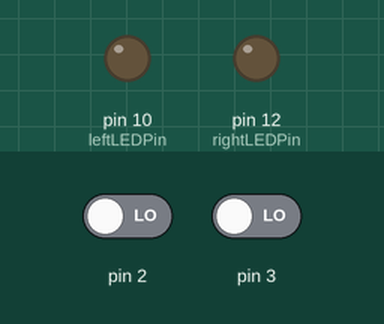
A sketch run on a simulated Arduino Uno, built with avr-gcc and run on an emulated ATmega328P. Shown: output pins drawn as LEDs (lit = HIGH). Dashed ring = blinking. The test bench sets the inputs (shaded band); at power-on: pin 2 LOW, pin 3 LOW.

Above: at 1.2 s.
1.3 s: pin 2 driven HIGH
At 2.1 s:
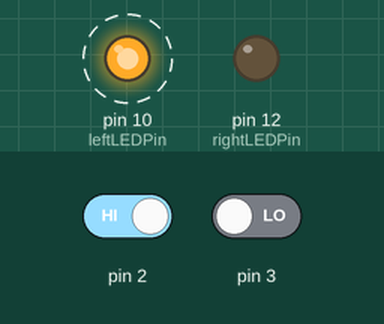
4.3 s: pin 3 driven HIGH
At 4.4 s:
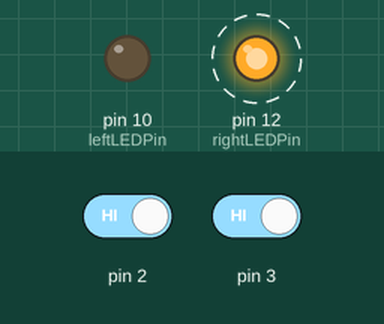
Timing chart, 0 to 7.6 s (numbered marks = the images above; inputs shaded):
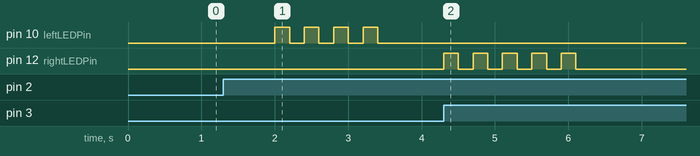

Measured:
- after the input at 1.3 s, pin 10 (leftLEDPin): alternates HIGH for 0.20 s and LOW for 0.20 s, 8 changes in all, then stays LOW, starting after 0.70 s
- after the input at 4.3 s, pin 12 (rightLEDPin): alternates HIGH for 0.20 s and LOW for 0.20 s, 10 changes in all, then stays LOW, starting at once

The sketch:

backpackInterrupt.ino
```cpp
long lastTapRight = millis();
long lastTapLeft = millis();

int rightLEDPin = 12;
int leftLEDPin = 10;

int howLongToBlink = 2000; // 2000 is 2 seconds. How long to keep blinking after piezo is triggered.
int blinkLength = 200;

void setup() {
  pinMode(rightLEDPin, OUTPUT);
  pinMode(leftLEDPin, OUTPUT);
  attachInterrupt(1, right, RISING); //SDA on flora attach right piezo INT1, digital pin 2
  attachInterrupt(0, left, RISING); //SCL on flora attach left piezo. INT0, digital pin 3.
}

void loop() {
  // put your main code here, to run repeatedly:
  if (lastTapRight > lastTapLeft) {
    if (lastTapRight > millis() - howLongToBlink) { //If the left sensor was tapped in the last 2 second (millis() - 2000), blink. Edit '2000' to change the time it blinks.
      blinkRight(); //blink once
      report(); //debug report to serial.
    }
  } else {
    if (lastTapLeft > millis() - howLongToBlink) { //If the right sensor was tapped in the last 2 second (millis() - 2000), blink. Edit '2000' to change the time it blinks.
      blinkLeft();
      report(); //debug report to serial
    }
  }
}

void right() {
  lastTapRight = millis(); //store the current time in a variable to check against. millis() returns milliseconds that have passed since the program started
}

void left() {
  lastTapLeft = millis();
}

void blinkRight() {
  digitalWrite(rightLEDPin, HIGH);
  delay(blinkLength);
  digitalWrite(rightLEDPin, LOW);
  delay(blinkLength);
}

void blinkLeft() {
  digitalWrite(leftLEDPin, HIGH);
  delay(blinkLength);
  digitalWrite(leftLEDPin, LOW);
  delay(blinkLength);
}

void report() {
  Serial.print("Right: ");
  Serial.print(lastTapRight);
  Serial.print("   Left: ");
  Serial.println(lastTapLeft);
}
```
